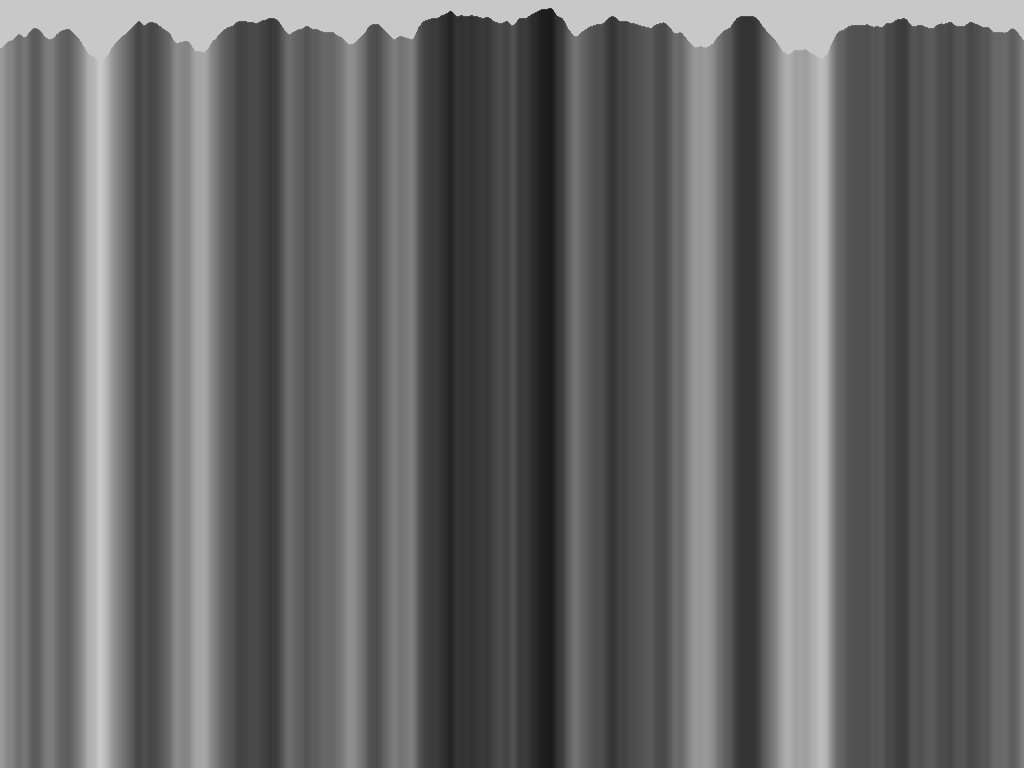
Frame 1 (no input)
Frame 60 (the mouse pressed at the canvas centre just before this capture): identical to frame 1, image omitted
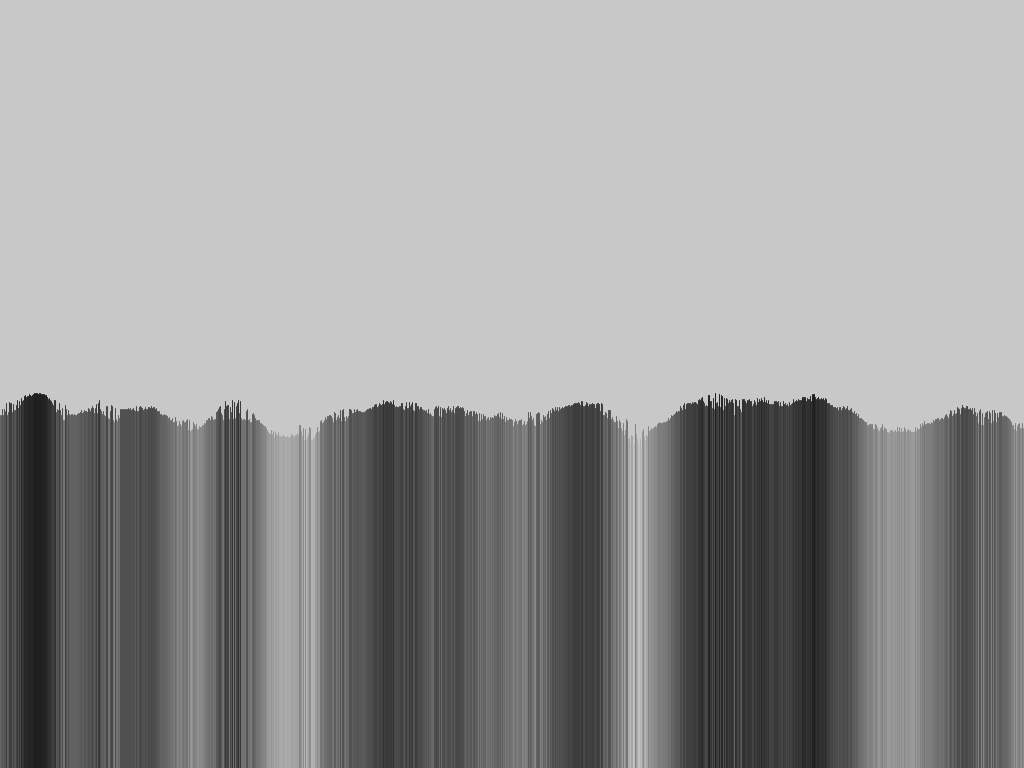
Frame 120 (the mouse held since frame 60 and released just before this capture)

The Processing sketch that drew these frames (run headless with seeded random() and noise(); from frame 60 on, the mouse is pressed at the canvas centre):

// Processing sketch: noise_flooring
// ── noise_flooring.pde
float noisescale;
float jitter;
float floorheight;

void setup() {
  size(1024, 768);
  noisescale = 0.02;
  jitter = 0.05;
  floorheight = width/2;
}

void draw() {
  background(200);

  for (int x = 0; x < width; x++) {
    float n = noise((mouseX+x)*noisescale, random(jitter)*mouseY*noisescale);
    stroke(n*255);
    line(x, mouseY + n*80, x, height);
  }
}

void keyPressed() {
  if (keyCode == LEFT)
    noisescale -= 0.01;
  else if (keyCode == RIGHT)
    noisescale += 0.01;
  else if (keyCode == UP)
    jitter += 0.05;
  else if (keyCode == DOWN)
    jitter -= 0.05;
  else if (key == 'w')
    floorheight -= 10;
  else if (key == 's')
    floorheight += 10;

  println("Noise Scale:", noisescale);
  println("Jitter:", jitter);
  println("Floor Height:", floorheight);
  println();
}
